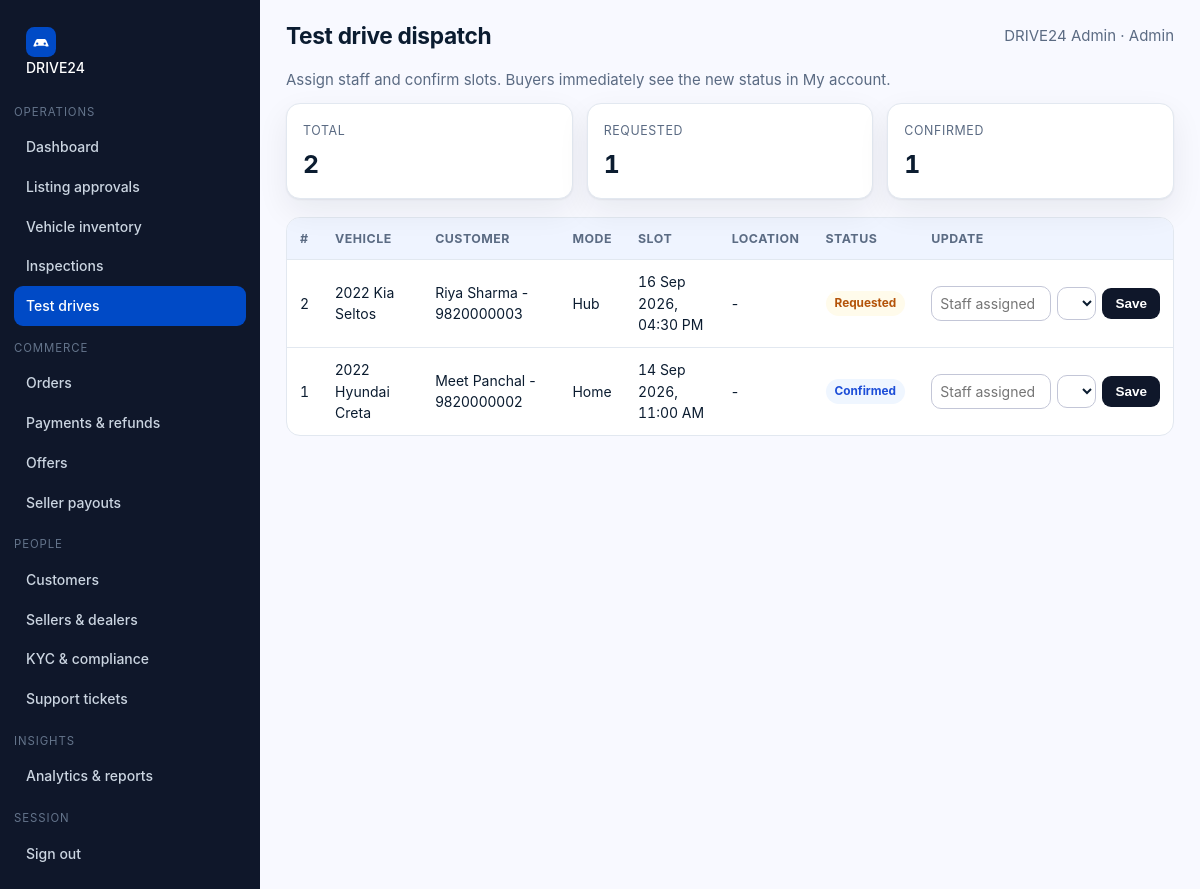
Page /admin/testdrives.php (signed in) on the committed database.
### tables this page shows
CREATE TABLE users (
  id INT AUTO_INCREMENT PRIMARY KEY,
  name VARCHAR(120) NOT NULL,
  email VARCHAR(160) NOT NULL UNIQUE,
  mobile VARCHAR(20) DEFAULT NULL,
  password_hash VARCHAR(255) NOT NULL,
  role ENUM('buyer','seller','dealer','admin','support') NOT NULL DEFAULT 'buyer',
  city VARCHAR(80) DEFAULT NULL,
  company VARCHAR(120) DEFAULT NULL,
  kyc_status ENUM('pending','verified','rejected') NOT NULL DEFAULT 'pending',
  status ENUM('active','suspended') NOT NULL DEFAULT 'active',
  created_at TIMESTAMP DEFAULT CURRENT_TIMESTAMP
);

CREATE TABLE test_drives (
  id INT AUTO_INCREMENT PRIMARY KEY,
  listing_id INT NOT NULL, user_id INT NOT NULL,
  mode ENUM('home','hub') NOT NULL DEFAULT 'home',
  slot_date DATE NOT NULL, slot_time VARCHAR(20) NOT NULL,
  address VARCHAR(255) DEFAULT NULL,
  status ENUM('requested','confirmed','completed','cancelled') NOT NULL DEFAULT 'requested',
  created_at TIMESTAMP DEFAULT CURRENT_TIMESTAMP,
  FOREIGN KEY (listing_id) REFERENCES listings(id) ON DELETE CASCADE,
  FOREIGN KEY (user_id) REFERENCES users(id) ON DELETE CASCADE
);

CREATE TABLE vehicles (
  id INT AUTO_INCREMENT PRIMARY KEY,
  make VARCHAR(60) NOT NULL,
  model VARCHAR(80) NOT NULL,
  variant VARCHAR(80) DEFAULT NULL,
  year SMALLINT NOT NULL,
  body_type VARCHAR(40) NOT NULL,
  fuel_type ENUM('Petrol','Diesel','CNG','Electric','Hybrid') NOT NULL,
  transmission ENUM('Manual','Automatic') NOT NULL,
  km_driven INT NOT NULL DEFAULT 0,
  owners TINYINT NOT NULL DEFAULT 1,
  color VARCHAR(40) DEFAULT NULL,
  reg_number VARCHAR(20) DEFAULT NULL,
  reg_state VARCHAR(60) DEFAULT NULL,
  vin VARCHAR(40) DEFAULT NULL,
  engine_cc INT DEFAULT NULL,
  power_bhp VARCHAR(30) DEFAULT NULL,
  mileage_kmpl DECIMAL(4,1) DEFAULT NULL,
  seats TINYINT DEFAULT 5,
  insurance_valid_till DATE DEFAULT NULL,
  city VARCHAR(80) DEFAULT NULL,
  image VARCHAR(120) DEFAULT 'car1.jpg',
  description TEXT,
  created_at TIMESTAMP DEFAULT CURRENT_TIMESTAMP,
  INDEX idx_make (make), INDEX idx_body (body_type), INDEX idx_fuel (fuel_type)
);

### includes/db.php (called while the page is built, shortened)
<?php
function config(?string $group = null): array
{
    static $config = null;
    if ($config === null) { $config = require __DIR__ . '/../config/config.php'; }
    return $group !== null ? ($config[$group] ?? []) : $config;
}
function db(): PDO
{
    static $pdo = null;
    if ($pdo instanceof PDO) { return $pdo; }
    $c = config('db');
    $dsn = "mysql:host={$c['host']};port={$c['port']};dbname={$c['name']};charset={$c['charset']}";
    $pdo = new PDO($dsn, $c['user'], $c['pass'], [
        PDO::ATTR_ERRMODE            => PDO::ERRMODE_EXCEPTION,
        PDO::ATTR_DEFAULT_FETCH_MODE => PDO::FETCH_ASSOC,
        PDO::ATTR_EMULATE_PREPARES   => false,
    ]);
    return $pdo;
}
function q(string $sql, array $params = []): PDOStatement
{
    $stmt = db()->prepare($sql);
    $stmt->execute($params);
    return $stmt;
}
function fetchAll(string $sql, array $params = []): array { return q($sql, $params)->fetchAll(); }
function fetchOne(string $sql, array $params = []): ?array
{
    $row = q($sql, $params)->fetch();
    return $row === false ? null : $row;
}

### admin/testdrives.php (the view, shortened to what this page needs)
<?php
require_once __DIR__ . '/../includes/admin_layout.php';
$admin = requireLogin('admin');
$statusCol = 'status';
$allowed = ['requested', 'confirmed', 'completed', 'cancelled'];
$rows = fetchAll("SELECT t.*, v.make, v.model, v.year, u.name AS customer, u.mobile FROM test_drives t JOIN listings l ON l.id = t.listing_id JOIN vehicles v ON v.id = l.vehicle_id JOIN users u ON u.id = t.user_id ORDER BY t.slot_date DESC, t.id DESC");
$counts = [];
foreach ($rows as $r) { $k = (string) $r[$statusCol]; $counts[$k] = ($counts[$k] ?? 0) + 1; }
adminHeader('Test drive dispatch', 'testdrives');
?>
<p class="muted">Assign staff and confirm slots. Buyers immediately see the new status in My account.</p>
<div class="kpis">
  <div class="kpi"><small>Total</small><b class="num"><?= count($rows) ?></b></div>
  <?php foreach ($counts as $k => $n): ?><div class="kpi"><small><?= e(ucfirst(str_replace('_', ' ', $k))) ?></small><b class="num"><?= (int) $n ?></b></div><?php endforeach; ?>
</div>
<div class="table-wrap" style="margin-top:14px"><table class="data">
  <thead><tr><th>#</th><th>Vehicle</th><th>Customer</th><th>Mode</th><th>Slot</th><th>Location</th><th>Status</th><th>Update</th></tr></thead>
  <tbody>
  <?php foreach ($rows as $r): ?>
    <tr>
      <td class="num"><?= e((string) ((int) $r['id'])) ?></td>
      <td><?= e((string) ($r['year'] . ' ' . $r['make'] . ' ' . $r['model'])) ?></td>
      <td><?= e((string) ($r['customer'] . ' - ' . (string) $r['mobile'])) ?></td>
      <td><?= e((string) (ucfirst((string) $r['mode']))) ?></td>
      <td class="num"><?= e((string) (date('d M Y', strtotime((string) $r['slot_date'])) . ', ' . (string) $r['slot_time'])) ?></td>
      <td><?= e((string) ((string) ($r['location'] ?? '-'))) ?></td>
      <td><?= statusBadge((string) $r[$statusCol]) ?></td>
      <td>
        <form method="post" style="display:flex;gap:6px;align-items:center">
          <input class="form-control" style="width:120px;padding:6px 8px" type="text" name="staff" placeholder="Staff assigned" value="<?= e((string) ($r['staff'] ?? '')) ?>">
          <select class="form-select" style="padding:6px 8px" name="status">
            <?php foreach ($allowed as $s): ?><option value="<?= e($s) ?>" <?= $r[$statusCol] === $s ? 'selected' : '' ?>><?= e(ucfirst(str_replace('_', ' ', $s))) ?></option><?php endforeach; ?>
          </select>
          <button class="btn btn-dark btn-sm" type="submit">Save</button>
        </form>
      </td>
    </tr>
  <?php endforeach; ?>
  </tbody></table></div>
<?php adminFooter(); ?>

### includes/admin_layout.php (shortened to what this page needs)
<?php
require_once __DIR__ . '/helpers.php';
function adminHeader(string $title, string $active = '', string $area = 'admin'): void
{
    $u = user();
    $adminMenu = [
        'Operations' => [
            'dashboard'   => ['Dashboard', 'admin/index.php'],
            'approvals'   => ['Listing approvals', 'admin/approvals.php'],
            'vehicles'    => ['Vehicle inventory', 'admin/vehicles.php'],
            'inspections' => ['Inspections', 'admin/inspections.php'],
            'testdrives'  => ['Test drives', 'admin/testdrives.php'],
        ],
        'Commerce' => [
            'orders'   => ['Orders', 'admin/orders.php'],
            'payments' => ['Payments &amp; refunds', 'admin/payments.php'],
            'offers'   => ['Offers', 'admin/offers.php'],
            'payouts'  => ['Seller payouts', 'admin/payouts.php'],
        ],
        'People' => [
            'customers' => ['Customers', 'admin/customers.php'],
            'sellers'   => ['Sellers &amp; dealers', 'admin/sellers.php'],
            'kyc'       => ['KYC &amp; compliance', 'admin/kyc.php'],
            'support'   => ['Support tickets', 'admin/support.php'],
        ],
        'Insights' => [
            'reports' => ['Analytics &amp; reports', 'admin/reports.php'],
        ],
    ];
    $sellerMenu = [
        'Seller portal' => [
            'dashboard'  => ['Dashboard', 'seller/dashboard.php'],
            'listings'   => ['My listings', 'seller/listings.php'],
            'offers'     => ['Offers', 'seller/offers.php'],
            'testdrives' => ['Test drives', 'seller/testdrives.php'],
            'payouts'    => ['Payouts', 'seller/payouts.php'],
        ],
        'Shortcuts' => [
            'new' => ['List a new car', 'sell.php'],
            'site' => ['Back to marketplace', 'index.php'],
        ],
    ];
    $menu = $area === 'admin' ? $adminMenu : $sellerMenu;
    ?><!DOCTYPE html>
<html lang="en">
<head>
<link rel="stylesheet" href="<?= e(base('assets/css/app.css')) ?>">
</head>
<body data-base="<?= e(rtrim(base(''), '/')) ?>" data-csrf="<?= e(csrfToken()) ?>">
<div class="admin-shell">
  <aside class="admin-side">
    <a class="brand" href="<?= e(base('index.php')) ?>"><img src="<?= e(base('assets/img/logo.svg')) ?>" alt="" width="30" height="30">DRIVE24</a>
    <?php foreach ($menu as $group => $items): ?>
      <div class="group"><?= e($group) ?></div>
      <?php foreach ($items as $key => $item): ?>
        <a class="<?= $active === $key ? 'active' : '' ?>" href="<?= e(base($item[1])) ?>"><?= $item[0] ?></a>
      <?php endforeach; ?>
    <?php endforeach; ?>
    <div class="group">Session</div>
    <a href="<?= e(base('logout.php')) ?>">Sign out</a>
  </aside>
  <section class="admin-main">
    <div class="admin-top">
      <h1><?= e($title) ?></h1>
      <div style="margin-left:auto" class="muted"><?= e($u['name'] ?? '') ?> &middot; <?= e(ucfirst((string) ($u['role'] ?? ''))) ?></div>
    </div>
<?php }
function adminFooter(): void
{
    ?>
  </section>
</div>
</body>
</html>
<?php }

### includes/helpers.php (shortened to what this page needs)
<?php
require_once __DIR__ . '/db.php';
function e(?string $value): string
{
    return htmlspecialchars((string) $value, ENT_QUOTES | ENT_SUBSTITUTE, 'UTF-8');
}
function base(string $path = ''): string
{
    $script = $_SERVER['SCRIPT_NAME'] ?? '/index.php';
    $dir = rtrim(str_replace('\\', '/', dirname($script)), '/');
    if (preg_match('#/(admin|seller|api)$#', $dir)) { $dir = rtrim(dirname($dir), '/'); }
    return ($dir === '' ? '' : $dir) . '/' . ltrim($path, '/');
}
function csrfToken(): string
{
    return $_SESSION['csrf'];
}
function user(): ?array
{
    static $cached = null;
    if ($cached !== null) { return $cached ?: null; }
    $id = $_SESSION['user_id'] ?? null;
    $row = fetchOne('SELECT id, name, email, mobile, role, city, kyc_status FROM users WHERE id = ? AND status = "active"', [$id]);
    $cached = $row ?: false;
    return $cached ?: null;
}
function requireLogin(?string $area = null): array
{
    $u = user();
    return $u;
}
function statusBadge(?string $status): string
{
    $status = (string) $status;
    $map = [
        'active' => 'ok', 'approved' => 'ok', 'paid' => 'ok', 'delivered' => 'ok', 'verified' => 'ok',
        'completed' => 'ok', 'accepted' => 'ok', 'sold' => 'ok',
        'pending' => 'warn', 'processing' => 'warn', 'scheduled' => 'warn', 'requested' => 'warn',
        'in_transit' => 'warn', 'countered' => 'warn',
        'confirmed' => 'info', 'reserved' => 'info', 'draft' => 'info', 'open' => 'info', 'new' => 'info',
        'rejected' => 'bad', 'failed' => 'bad', 'cancelled' => 'bad', 'returned' => 'bad', 'suspended' => 'bad',
    ];
    return '<span class="badge ' . ($map[$status] ?? 'info') . '">' . e(ucwords(str_replace('_', ' ', $status))) . '</span>';
}

### assets/css/app.css (style rules this page uses)
:root { --primary:#004ac6; --primary-600:#2563eb; --primary-700:#1d4ed8; --navy:#0f172a; --navy-2:#1e293b; --sky:#38bdf8; --bg:#f8f9ff; --surface:#ffffff; --surface-low:#eff4ff; --ink:#0b1c30; --muted:#5b6b83; --line:#e2e8f0; --line-strong:#c3c6d7; --ok:#10b981; --ok-bg:#ecfdf5; --warn:#f59e0b; --warn-bg:#fffbeb; --bad:#ef4444; --bad-bg:#fef2f2; --info-bg:#eff6ff; --radius:14px; --shadow:0 1px 2px rgba(15,23,42,.06),0 12px 32px rgba(15,23,42,.07); }
* { box-sizing:border-box }
html { -webkit-text-size-adjust:100% }
body { margin:0;font-family:Inter,"Segoe UI",system-ui,-apple-system,Arial,sans-serif;background:var(--bg);color:var(--ink);line-height:1.55;font-size:15px }
h1,h2,h3,h4 { font-family:"Plus Jakarta Sans",Inter,system-ui,Arial,sans-serif;line-height:1.22;margin:0 0 8px;letter-spacing:-.015em }
h1 { font-size:2rem }
p { margin:0 0 12px }
a { color:var(--primary-700);text-decoration:none }
img { max-width:100%;display:block }
.num { font-variant-numeric:tabular-nums }
.muted { color:var(--muted) }
.brand { display:flex;align-items:center;gap:10px;font-weight:800;font-size:1.15rem;color:var(--navy) }
.btn { display:inline-flex;align-items:center;justify-content:center;gap:8px;border:1px solid transparent;border-radius:10px;padding:10px 16px;font-weight:650;font-size:14.5px;cursor:pointer;background:var(--surface-low);color:var(--navy);transition:.15s }
.btn-dark { background:var(--navy);color:#fff }
.btn-sm { padding:7px 12px;font-size:13.5px;border-radius:9px }
.form-control,.form-select,textarea.form-control { width:100%;padding:10px 12px;border:1px solid var(--line-strong);border-radius:10px;background:#fff;font:inherit;color:var(--ink) }
.badge { display:inline-block;padding:3px 9px;border-radius:999px;font-size:11.8px;font-weight:700 }
.badge.warn { background:var(--warn-bg);color:#b45309 }
.badge.info { background:var(--info-bg);color:var(--primary-700) }
.table-wrap { overflow:auto;background:#fff;border:1px solid var(--line);border-radius:var(--radius) }
table.data { width:100%;border-collapse:collapse;font-size:14px;min-width:640px }
table.data th { background:var(--surface-low);text-align:left;padding:11px 13px;font-size:12.4px;text-transform:uppercase;letter-spacing:.04em;color:var(--muted);border-bottom:1px solid var(--line) }
table.data td { padding:11px 13px;border-bottom:1px solid var(--line);vertical-align:middle }
table.data tr:last-child td { border-bottom:0 }
.admin-shell { display:grid;grid-template-columns:260px 1fr;min-height:100vh }
.admin-side { background:var(--navy);color:#cbd5e1;padding:18px 14px }
.admin-side .brand { color:#fff;margin-bottom:16px }
.admin-side .group { margin:14px 0 6px;font-size:11.4px;text-transform:uppercase;letter-spacing:.08em;color:#64748b }
.admin-side a { display:block;padding:9px 12px;border-radius:9px;color:#cbd5e1;font-size:14px;font-weight:550 }
.admin-side a.active { background:var(--primary);color:#fff }
.admin-main { padding:22px 26px;background:var(--bg) }
.admin-top { display:flex;align-items:center;gap:14px;margin-bottom:18px;flex-wrap:wrap }
.admin-top h1 { margin:0;font-size:1.42rem }
.kpis { display:grid;grid-template-columns:repeat(auto-fit,minmax(180px,1fr));gap:14px;margin-bottom:18px }
.kpi { background:#fff;border:1px solid var(--line);border-radius:var(--radius);padding:14px 16px;box-shadow:var(--shadow) }
.kpi small { color:var(--muted);font-size:12.4px;text-transform:uppercase;letter-spacing:.05em }
.kpi b { display:block;font-size:1.55rem;margin-top:4px }

### rows in the picture
users: name "DRIVE24 Admin", role "Admin"
test_drives: status "CONFIRMED", n "1", id "1", vehicles.year+make+model "2022 Hyundai Creta", user.mobile "Meet Panchal - 9820000002", mode "Home", slot_date+slot_time "14 Sep 2026, 11:00 AM", location "-", status "Confirmed"
test_drives: id "2", vehicles.year+make+model "2022 Kia Seltos", user.mobile "Riya Sharma - 9820000003", mode "Hub", slot_date+slot_time "16 Sep 2026, 04:30 PM", location "-", status "Requested"

### other values in the picture
$group "OPERATIONS"
$item[0] "Dashboard"
$item[0] "Listing approvals"
$item[0] "Vehicle inventory"
$item[0] "Inspections"
$item[0] "Test drives"
$group "COMMERCE"
$item[0] "Orders"
$item[0] "Payments & refunds"
$item[0] "Offers"
$item[0] "Seller payouts"
$group "PEOPLE"
$item[0] "Customers"
$item[0] "Sellers & dealers"
$item[0] "KYC & compliance"
